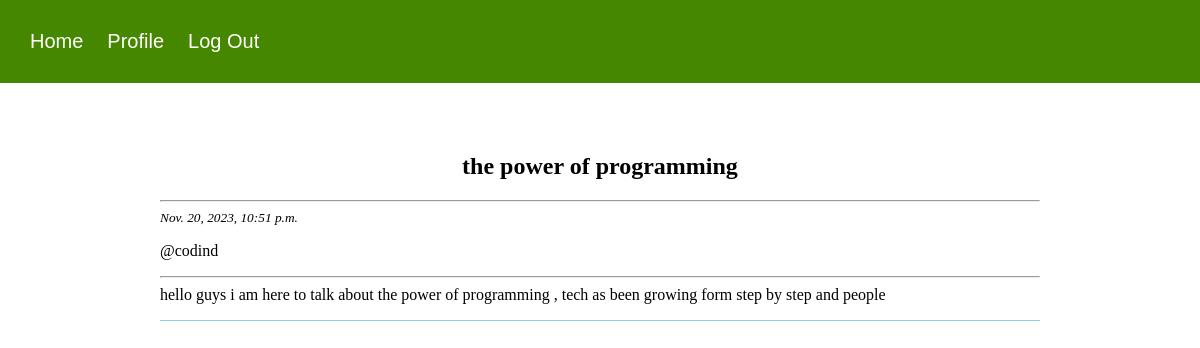
The app's page /post/readmore/7 (signed in) with its own data.
### core/models.py (models this page shows, shortened)
class Post(models.Model):
	profile = models.ForeignKey(Profile,on_delete = models.CASCADE,related_name= 'posts')
	title = models.CharField(max_length = 2030)
	body = models.CharField(max_length = 237898)
	date = models.DateTimeField(auto_now_add = True)

class Profile(models.Model):
	user = models.OneToOneField('auth.User',on_delete = models.CASCADE,related_name = 'profile')
	bio = models.CharField(max_length = 1220)
	address = models.CharField(max_length = 1220)
	roles = models.ForeignKey('Role',on_delete = models.CASCADE,related_name= 'profiles',null = True)
	date = models.DateTimeField(auto_now_add = True)

### core/views.py (the view)
# urls.py: path('post/readmore/<int:id>',ReadMore.as_view(),name='readmore'),
class ReadMore(UserMixin,generic.TemplateView):
	template_name = 'readpost.html'
	def get_context_data(self,**kwargs):
		context = super().get_context_data(**kwargs)
		post_id = self.kwargs.get('id')
		post = Post.objects.get(id=post_id)
		context['post'] = post
		return context

### core/utils.py (called while the page is built)
	def test_func(self):
		response = self.request.user.profile.roles.name == 'User'
		return response

### templates/readpost.html (shortened to what this page needs)
{%extends 'base.html'%}
{%block body%}
<div class = 'post-block'>
	<h2 style="text-align: center;">{{post.title}}</h2>
	<hr>
	<small><i>{{post.date}}</i> </small>
	<p>@{{post.profile.user.username}}</p>
	<hr>
	<pp>{{post.body}}</p>
</div>
{%endblock%}

### static/styles.css (style rules this page uses)
body { padding: 0px; margin: 0px; }
.post-block { width: 80%; margin-left: auto; margin-right: auto; / color: blue; margin-bottom: 20px; border-bottom: 1px solid skyblue; }

### records on screen
Post: title "the power of programming", date "Nov. 20, 2023, 10:51 p.m.", profile.user.username "codind", body "hello guys i am here to talk about the power of programming , tech as been growing form step by step and people"
